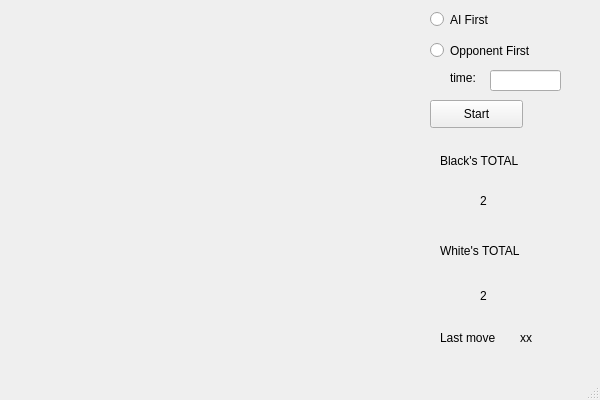
<?xml version="1.0" encoding="UTF-8"?>
<ui version="4.0">
 <class>MainWindow</class>
 <widget class="QMainWindow" name="MainWindow">
  <property name="geometry">
   <rect>
    <x>0</x>
    <y>0</y>
    <width>600</width>
    <height>400</height>
   </rect>
  </property>
  <property name="minimumSize">
   <size>
    <width>600</width>
    <height>400</height>
   </size>
  </property>
  <property name="maximumSize">
   <size>
    <width>600</width>
    <height>400</height>
   </size>
  </property>
  <property name="windowTitle">
   <string>MainWindow</string>
  </property>
  <widget class="QWidget" name="centralWidget">
   <widget class="QLabel" name="label">
    <property name="geometry">
     <rect>
      <x>440</x>
      <y>140</y>
      <width>111</width>
      <height>41</height>
     </rect>
    </property>
    <property name="styleSheet">
     <string notr="true">font: 15pt &quot;Adobe 黑体 Std R&quot;;</string>
    </property>
    <property name="text">
     <string>Black's TOTAL</string>
    </property>
   </widget>
   <widget class="QLabel" name="label_2">
    <property name="geometry">
     <rect>
      <x>440</x>
      <y>230</y>
      <width>121</width>
      <height>41</height>
     </rect>
    </property>
    <property name="styleSheet">
     <string notr="true">font: 15pt &quot;Adobe 黑体 Std R&quot;;</string>
    </property>
    <property name="text">
     <string>White's TOTAL</string>
    </property>
   </widget>
   <widget class="QLabel" name="black">
    <property name="geometry">
     <rect>
      <x>480</x>
      <y>190</y>
      <width>81</width>
      <height>21</height>
     </rect>
    </property>
    <property name="styleSheet">
     <string notr="true">font: 20pt &quot;Adobe 黑体 Std R&quot;;</string>
    </property>
    <property name="text">
     <string>2</string>
    </property>
   </widget>
   <widget class="QLabel" name="white">
    <property name="geometry">
     <rect>
      <x>480</x>
      <y>280</y>
      <width>71</width>
      <height>31</height>
     </rect>
    </property>
    <property name="styleSheet">
     <string notr="true">font: 20pt &quot;Adobe 黑体 Std R&quot;;</string>
    </property>
    <property name="text">
     <string>2</string>
    </property>
   </widget>
   <widget class="QLabel" name="AIGO">
    <property name="geometry">
     <rect>
      <x>520</x>
      <y>330</y>
      <width>72</width>
      <height>15</height>
     </rect>
    </property>
    <property name="text">
     <string>xx</string>
    </property>
   </widget>
   <widget class="QRadioButton" name="ai">
    <property name="geometry">
     <rect>
      <x>430</x>
      <y>10</y>
      <width>115</width>
      <height>19</height>
     </rect>
    </property>
    <property name="text">
     <string>AI First</string>
    </property>
   </widget>
   <widget class="QRadioButton" name="human">
    <property name="geometry">
     <rect>
      <x>430</x>
      <y>40</y>
      <width>121</width>
      <height>21</height>
     </rect>
    </property>
    <property name="text">
     <string>Opponent First</string>
    </property>
   </widget>
   <widget class="QPushButton" name="pushButton">
    <property name="geometry">
     <rect>
      <x>430</x>
      <y>100</y>
      <width>93</width>
      <height>28</height>
     </rect>
    </property>
    <property name="text">
     <string>Start</string>
    </property>
   </widget>
   <widget class="QLabel" name="label_3">
    <property name="geometry">
     <rect>
      <x>440</x>
      <y>330</y>
      <width>72</width>
      <height>15</height>
     </rect>
    </property>
    <property name="text">
     <string>Last move</string>
    </property>
   </widget>
   <widget class="QLineEdit" name="time">
    <property name="geometry">
     <rect>
      <x>490</x>
      <y>70</y>
      <width>71</width>
      <height>21</height>
     </rect>
    </property>
   </widget>
   <widget class="QLabel" name="label_4">
    <property name="geometry">
     <rect>
      <x>450</x>
      <y>70</y>
      <width>72</width>
      <height>15</height>
     </rect>
    </property>
    <property name="text">
     <string>time:</string>
    </property>
   </widget>
  </widget>
  <widget class="QMenuBar" name="menuBar">
   <property name="geometry">
    <rect>
     <x>0</x>
     <y>0</y>
     <width>600</width>
     <height>22</height>
    </rect>
   </property>
  </widget>
  <widget class="QStatusBar" name="statusBar"/>
 </widget>
 <layoutdefault spacing="6" margin="11"/>
 <resources/>
 <connections/>
</ui>
